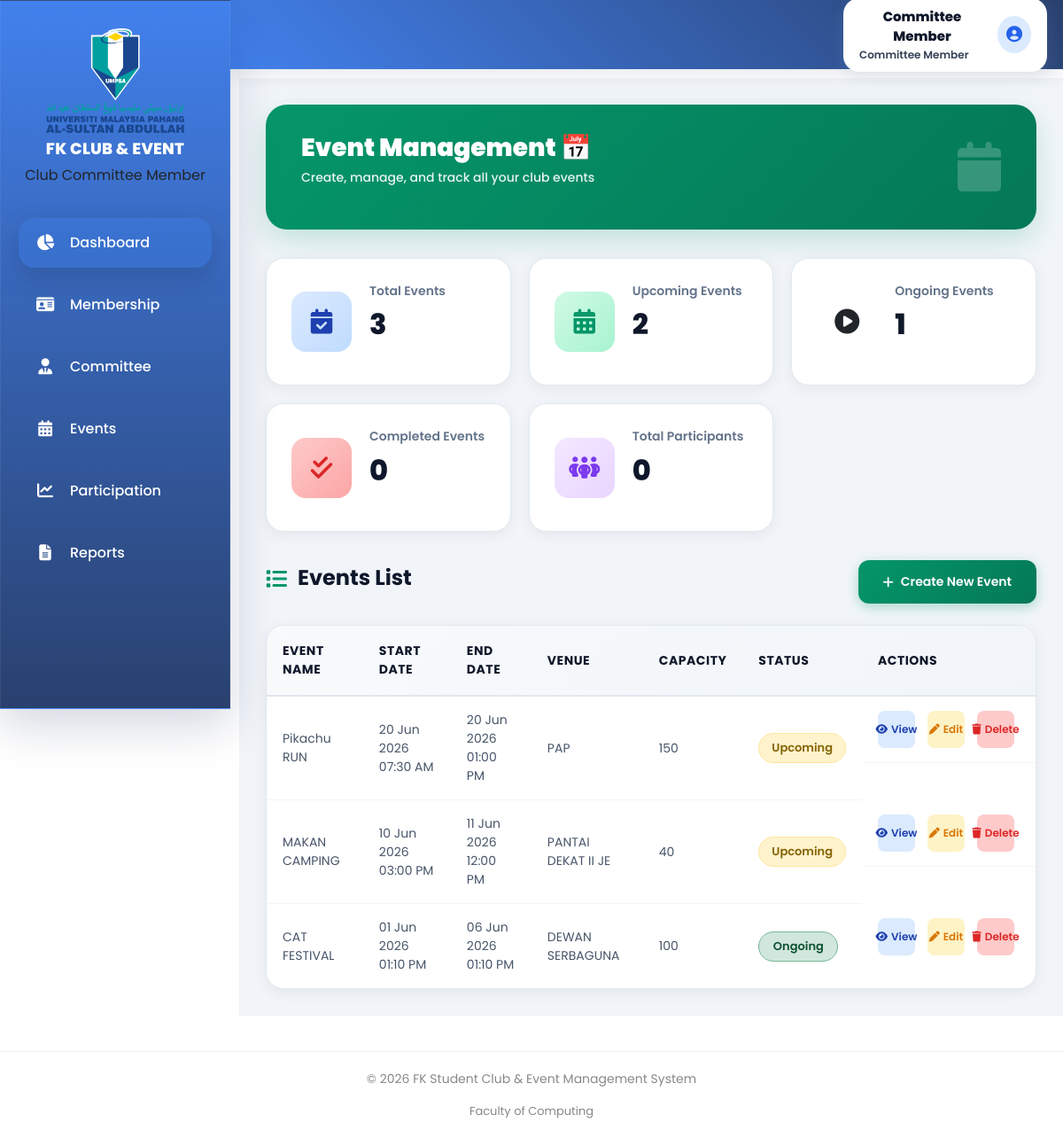
The app's page /Project_FK_Club/Committee/manage_events.php, older data.
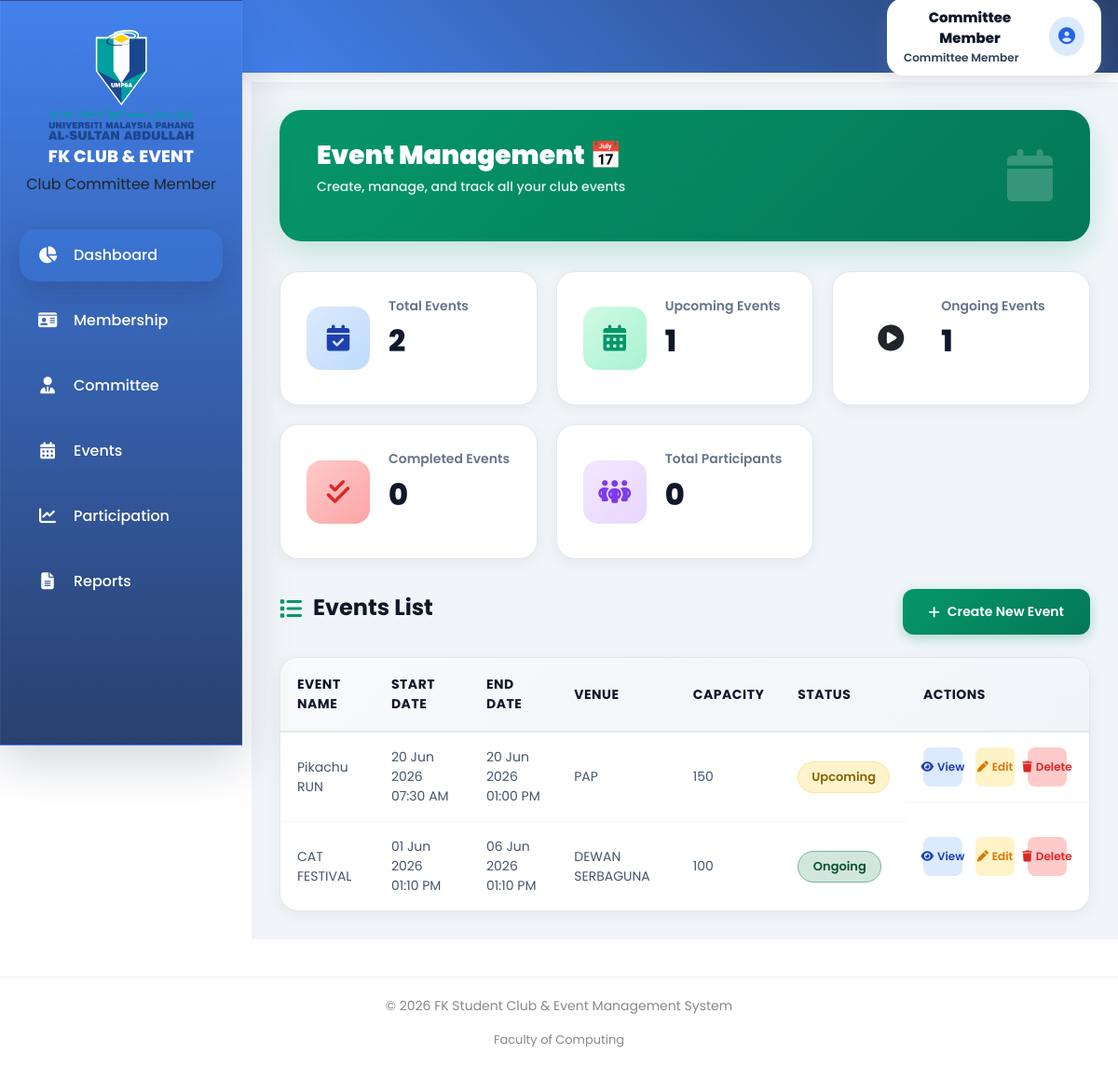
The same page, newer data.
### tables this page shows
CREATE TABLE `events_comm` (
  `event_id` int(11) NOT NULL,
  `event_name` varchar(255) NOT NULL,
  `event_location` varchar(255) NOT NULL,
  `event_capacity` int(11) DEFAULT 0,
  `event_description` text DEFAULT NULL,
  `event_start_datetime` datetime NOT NULL,
  `event_end_datetime` datetime NOT NULL,
  `event_latitude` decimal(10,6) DEFAULT NULL,
  `event_longitude` decimal(10,6) DEFAULT NULL,
  `contact_name` varchar(255) DEFAULT NULL,
  `contact_phone` varchar(50) DEFAULT NULL,
  `contact_email` varchar(255) DEFAULT NULL,
  `created_by` int(11) DEFAULT NULL,
  `created_at` timestamp NOT NULL DEFAULT current_timestamp(),
  `updated_at` timestamp NOT NULL DEFAULT current_timestamp() ON UPDATE current_timestamp(),
  `event_status` enum('Upcoming','Ongoing','Completed','Cancelled') DEFAULT 'Upcoming',
  `event_image` varchar(255) DEFAULT NULL
);

### Project_FK_Club/Committee/manage_events.php (the view, shortened to what the changed rows need)
<?php
include('../db_connect.php');
$result = mysqli_query($conn, "SELECT * FROM events_comm ORDER BY event_start_datetime DESC");
$events_list = [];
while ($row = mysqli_fetch_assoc($result)) {
    $events_list[] = $row;
}
$total_events = count($events_list);
$upcoming_events = 0;
$ongoing_events = 0;
$completed_events = 0;
$current = date('Y-m-d H:i:s');
foreach ($events_list as $event) {
    if (!empty($event['event_start_datetime']) && !empty($event['event_end_datetime'])) {
        $start = $event['event_start_datetime'];
        $end   = $event['event_end_datetime'];
        if ($current < $start) {
            $upcoming_events++;
        }
        elseif ($current >= $start && $current <= $end) {
            $ongoing_events++;
        }
        else {
            $completed_events++;
        }
    }
}
?>
    <?php include '../Includes/header_comm.php'; ?>
    <?php include '../Includes/sidebar_comm.php'; ?>
    <link rel="stylesheet" href="../CSS_Comm/manage_events.css">
<div id="app-layout-container">
    <div id="main-content-wrapper">
        <div class="main-content">
            <div class="events-banner">
                <div class="events-banner-content">
                    <h1>Event Management 📅</h1>
                </div>
            </div>
            <div class="events-stats">
                <div class="event-stat-card">
                    <div class="event-stat-details">
                        <h4>Total Events</h4>
                        <p><?php echo $total_events; ?></p>
                    </div>
                </div>
                <div class="event-stat-card">
                    <div class="event-stat-details">
                        <h4>Upcoming Events</h4>
                        <p><?php echo $upcoming_events; ?></p>
                    </div>
                </div>
            </div>
            <div class="events-header">
                <h2><i class="fa-solid fa-list"></i> Events List</h2>
            </div>
            <?php if (count($events_list) > 0) { ?>
                <div class="events-table-card">
                    <table>
                        <thead>
                            <tr>
                                <th>Event Name</th>
                                <th>Start Date</th>
                                <th>End Date</th>
                                <th>Venue</th>
                                <th>Capacity</th>
                                <th>Status</th>
                                <th>Actions</th>
                            </tr>
                        </thead>
                        <tbody>
                            <?php foreach ($events_list as $event) { ?>
                                    <?php
                                    $current = date('Y-m-d H:i:s');
                                    $start = $event['event_start_datetime'];
                                    $end   = $event['event_end_datetime'];
                                    if ($current < $start) {
                                        $status = 'Upcoming';
                                        $statusClass = 'status-upcoming';
                                    }
                                    elseif ($current >= $start && $current <= $end) {
                                        $status = 'Ongoing';
                                        $statusClass = 'status-ongoing';
                                    }
                                    else {
                                        $status = 'Completed';
                                        $statusClass = 'status-completed';
                                    }
                                    ?>
                                    <tr data-event-id="<?php echo $event['event_id']; ?>">
                                        <td>
                                            <?php echo htmlspecialchars($event['event_name']); ?>
                                        </td>
                                        <td>
                                            <?php echo date(
                                                'd M Y h:i A',
                                                strtotime($event['event_start_datetime'])
                                            ); ?>
                                        </td>
                                        <td>
                                            <?php echo date(
                                                'd M Y h:i A',
                                                strtotime($event['event_end_datetime'])
                                            ); ?>
                                        </td>
                                        <td>
                                            <?php echo htmlspecialchars($event['event_location']); ?>
                                        </td>
                                        <td>
                                            <?php echo htmlspecialchars($event['event_capacity']); ?>
                                        </td>
                                        <td>
                                            <span class="event-status <?php echo $statusClass; ?>">
                                                <?php echo $status; ?>
                                            </span>
                                        </td>
                                        <td class="event-actions">
                                            <button class="action-btn btn-view"
                                                data-id="<?php echo $event['event_id']; ?>">
                                                <i class="fa-solid fa-eye"></i>
                                                View
                                            </button>
                                            <button class="action-btn btn-edit"
                                                data-id="<?php echo $event['event_id']; ?>">
                                                <i class="fa-solid fa-pen"></i>
                                                Edit
                                            </button>
                                            <button class="action-btn btn-delete"
                                                data-id="<?php echo $event['event_id']; ?>">
                                                <i class="fa-solid fa-trash"></i>
                                                Delete
                                            </button>
                                        </td>
                                    </tr>
                                    <?php } ?>
                        </tbody>
                    </table>
                </div>
            <?php } ?>
        </div>
    </div>
</div>
<?php include '../Includes/footer.php'; ?>

Row changes from the older to the newer data that the page shows:
removed events_comm: event_name "MAKAN CAMPING", event_start_datetime "10 Jun 2026 03:00 PM", event_end_datetime "11 Jun 2026 12:00 PM", event_location "PANTAI DEKAT II JE", event_capacity "40", event_start_datetime "Upcoming"
Text that changed along with them:
$total_events: "3" → "2"
$upcoming_events: "2" → "1"
